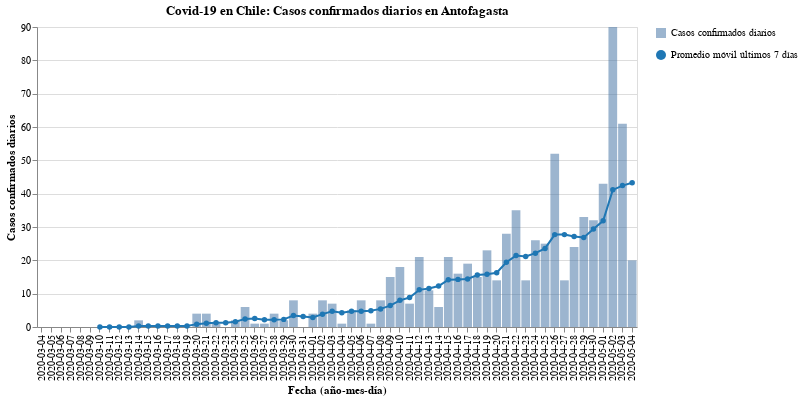

Notebook source saved alongside this figure:
### Code cell
#hide_input
bars, line = my_cases_plot(region)
(bars + line).properties(
    title=f'Covid-19 en Chile: Casos confirmados diarios en {region}',
    width=600
)

### Figure 1 — Vega-Lite specification as saved in the notebook (floating-point values rounded to 4 significant figures)
{"config": {"view": {"continuousWidth": 400, "continuousHeight": 300}}, "layer": [{"mark": {"type": "bar", "opacity": 0.7}, "encoding": {"opacity": {"type": "nominal", "field": "Casos confirmados diarios", "legend": {"title": ""}}, "tooltip": [{"type": "nominal", "field": "Fecha"}, {"type": "quantitative", "field": "Casos confirmados"}], "x": {"type": "nominal", "axis": {"title": "Fecha (año-mes-día)"}, "field": "Fecha"}, "y": {"type": "quantitative", "axis": {"title": "Casos confirmados diarios"}, "field": "Casos confirmados"}}}, {"mark": {"type": "line", "color": "#1f77b4", "point": {"filled": true, "fill": "#1f77b4"}}, "encoding": {"shape": {"type": "nominal", "field": "Promedio móvil últimos 7 días", "legend": {"title": ""}}, "x": {"type": "nominal", "axis": {"title": "Fecha (año-mes-día)"}, "field": "Fecha"}, "y": {"type": "quantitative", "field": "Rolling"}}}], "data": {"name": "data-09986e38f0dff30f8ceca36cf4ebcef0"}, "title": "Covid-19 en Chile: Casos confirmados diarios en Antofagasta", "width": 600, "$schema": "https://vega.github.io/schema/vega-lite/v4.8.1.json", "datasets": {"data-09986e38f0dff30f8ceca36cf4ebcef0": [{"Fecha": "2020-03-04", "Casos confirmados": 0, "Rolling": null, "Casos confirmados diarios": "Casos confirmados diarios", "Promedio móvil últimos 7 días": "Promedio móvil últimos 7 días"}, {"Fecha": "2020-03-05", "Casos confirmados": 0, "Rolling": null, "Casos confirmados diarios": "Casos confirmados diarios", "Promedio móvil últimos 7 días": "Promedio móvil últimos 7 días"}, {"Fecha": "2020-03-06", "Casos confirmados": 0, "Rolling": null, "Casos confirmados diarios": "Casos confirmados diarios", "Promedio móvil últimos 7 días": "Promedio móvil últimos 7 días"}, {"Fecha": "2020-03-07", "Casos confirmados": 0, "Rolling": null, "Casos confirmados diarios": "Casos confirmados diarios", "Promedio móvil últimos 7 días": "Promedio móvil últimos 7 días"}, {"Fecha": "2020-03-08", "Casos confirmados": 0, "Rolling": null, "Casos confirmados diarios": "Casos confirmados diarios", "Promedio móvil últimos 7 días": "Promedio móvil últimos 7 días"}, {"Fecha": "2020-03-09", "Casos confirmados": 0, "Rolling": null, "Casos confirmados diarios": "Casos confirmados diarios", "Promedio móvil últimos 7 días": "Promedio móvil últimos 7 días"}, {"Fecha": "2020-03-10", "Casos confirmados": 0, "Rolling": 0.0, "Casos confirmados diarios": "Casos confirmados diarios", "Promedio móvil últimos 7 días": "Promedio móvil últimos 7 días"}, {"Fecha": "2020-03-11", "Casos confirmados": 0, "Rolling": 0.0, "Casos confirmados diarios": "Casos confirmados diarios", "Promedio móvil últimos 7 días": "Promedio móvil últimos 7 días"}, {"Fecha": "2020-03-12", "Casos confirmados": 0, "Rolling": 0.0, "Casos confirmados diarios": "Casos confirmados diarios", "Promedio móvil últimos 7 días": "Promedio móvil últimos 7 días"}, {"Fecha": "2020-03-13", "Casos confirmados": 0, "Rolling": 0.0, "Casos confirmados diarios": "Casos confirmados diarios", "Promedio móvil últimos 7 días": "Promedio móvil últimos 7 días"}, {"Fecha": "2020-03-14", "Casos confirmados": 2, "Rolling": 0.2857, "Casos confirmados diarios": "Casos confirmados diarios", "Promedio móvil últimos 7 días": "Promedio móvil últimos 7 días"}, {"Fecha": "2020-03-15", "Casos confirmados": 0, "Rolling": 0.2857, "Casos confirmados diarios": "Casos confirmados diarios", "Promedio móvil últimos 7 días": "Promedio móvil últimos 7 días"}, {"Fecha": "2020-03-16", "Casos confirmados": 0, "Rolling": 0.2857, "Casos confirmados diarios": "Casos confirmados diarios", "Promedio móvil últimos 7 días": "Promedio móvil últimos 7 días"}, {"Fecha": "2020-03-17", "Casos confirmados": 0, "Rolling": 0.2857, "Casos confirmados diarios": "Casos confirmados diarios", "Promedio móvil últimos 7 días": "Promedio móvil últimos 7 días"}, {"Fecha": "2020-03-18", "Casos confirmados": 0, "Rolling": 0.2857, "Casos confirmados diarios": "Casos confirmados diarios", "Promedio móvil últimos 7 días": "Promedio móvil últimos 7 días"}, {"Fecha": "2020-03-19", "Casos confirmados": 0, "Rolling": 0.2857, "Casos confirmados diarios": "Casos confirmados diarios", "Promedio móvil últimos 7 días": "Promedio móvil últimos 7 días"}, {"Fecha": "2020-03-20", "Casos confirmados": 4, "Rolling": 0.8571, "Casos confirmados diarios": "Casos confirmados diarios", "Promedio móvil últimos 7 días": "Promedio móvil últimos 7 días"}, {"Fecha": "2020-03-21", "Casos confirmados": 4, "Rolling": 1.143, "Casos confirmados diarios": "Casos confirmados diarios", "Promedio móvil últimos 7 días": "Promedio móvil últimos 7 días"}, {"Fecha": "2020-03-22", "Casos confirmados": 1, "Rolling": 1.286, "Casos confirmados diarios": "Casos confirmados diarios", "Promedio móvil últimos 7 días": "Promedio móvil últimos 7 días"}, {"Fecha": "2020-03-23", "Casos confirmados": 0, "Rolling": 1.286, "Casos confirmados diarios": "Casos confirmados diarios", "Promedio móvil últimos 7 días": "Promedio móvil últimos 7 días"}, {"Fecha": "2020-03-24", "Casos confirmados": 2, "Rolling": 1.571, "Casos confirmados diarios": "Casos confirmados diarios", "Promedio móvil últimos 7 días": "Promedio móvil últimos 7 días"}, {"Fecha": "2020-03-25", "Casos confirmados": 6, "Rolling": 2.429, "Casos confirmados diarios": "Casos confirmados diarios", "Promedio móvil últimos 7 días": "Promedio móvil últimos 7 días"}, {"Fecha": "2020-03-26", "Casos confirmados": 1, "Rolling": 2.571, "Casos confirmados diarios": "Casos confirmados diarios", "Promedio móvil últimos 7 días": "Promedio móvil últimos 7 días"}, {"Fecha": "2020-03-27", "Casos confirmados": 1, "Rolling": 2.143, "Casos confirmados diarios": "Casos confirmados diarios", "Promedio móvil últimos 7 días": "Promedio móvil últimos 7 días"}, {"Fecha": "2020-03-28", "Casos confirmados": 4, "Rolling": 2.143, "Casos confirmados diarios": "Casos confirmados diarios", "Promedio móvil últimos 7 días": "Promedio móvil últimos 7 días"}, {"Fecha": "2020-03-29", "Casos confirmados": 2, "Rolling": 2.286, "Casos confirmados diarios": "Casos confirmados diarios", "Promedio móvil últimos 7 días": "Promedio móvil últimos 7 días"}, {"Fecha": "2020-03-30", "Casos confirmados": 8, "Rolling": 3.429, "Casos confirmados diarios": "Casos confirmados diarios", "Promedio móvil últimos 7 días": "Promedio móvil últimos 7 días"}, {"Fecha": "2020-03-31", "Casos confirmados": 0, "Rolling": 3.143, "Casos confirmados diarios": "Casos confirmados diarios", "Promedio móvil últimos 7 días": "Promedio móvil últimos 7 días"}, {"Fecha": "2020-04-01", "Casos confirmados": 4, "Rolling": 2.857, "Casos confirmados diarios": "Casos confirmados diarios", "Promedio móvil últimos 7 días": "Promedio móvil últimos 7 días"}, {"Fecha": "2020-04-02", "Casos confirmados": 8, "Rolling": 3.857, "Casos confirmados diarios": "Casos confirmados diarios", "Promedio móvil últimos 7 días": "Promedio móvil últimos 7 días"}, {"Fecha": "2020-04-03", "Casos confirmados": 7, "Rolling": 4.714, "Casos confirmados diarios": "Casos confirmados diarios", "Promedio móvil últimos 7 días": "Promedio móvil últimos 7 días"}, {"Fecha": "2020-04-04", "Casos confirmados": 1, "Rolling": 4.286, "Casos confirmados diarios": "Casos confirmados diarios", "Promedio móvil últimos 7 días": "Promedio móvil últimos 7 días"}, {"Fecha": "2020-04-05", "Casos confirmados": 5, "Rolling": 4.714, "Casos confirmados diarios": "Casos confirmados diarios", "Promedio móvil últimos 7 días": "Promedio móvil últimos 7 días"}, {"Fecha": "2020-04-06", "Casos confirmados": 8, "Rolling": 4.714, "Casos confirmados diarios": "Casos confirmados diarios", "Promedio móvil últimos 7 días": "Promedio móvil últimos 7 días"}, {"Fecha": "2020-04-07", "Casos confirmados": 1, "Rolling": 4.857, "Casos confirmados diarios": "Casos confirmados diarios", "Promedio móvil últimos 7 días": "Promedio móvil últimos 7 días"}, {"Fecha": "2020-04-08", "Casos confirmados": 8, "Rolling": 5.429, "Casos confirmados diarios": "Casos confirmados diarios", "Promedio móvil últimos 7 días": "Promedio móvil últimos 7 días"}, {"Fecha": "2020-04-09", "Casos confirmados": 15, "Rolling": 6.429, "Casos confirmados diarios": "Casos confirmados diarios", "Promedio móvil últimos 7 días": "Promedio móvil últimos 7 días"}, {"Fecha": "2020-04-10", "Casos confirmados": 18, "Rolling": 8.0, "Casos confirmados diarios": "Casos confirmados diarios", "Promedio móvil últimos 7 días": "Promedio móvil últimos 7 días"}, {"Fecha": "2020-04-11", "Casos confirmados": 7, "Rolling": 8.857, "Casos confirmados diarios": "Casos confirmados diarios", "Promedio móvil últimos 7 días": "Promedio móvil últimos 7 días"}, {"Fecha": "2020-04-12", "Casos confirmados": 21, "Rolling": 11.14, "Casos confirmados diarios": "Casos confirmados diarios", "Promedio móvil últimos 7 días": "Promedio móvil últimos 7 días"}, {"Fecha": "2020-04-13", "Casos confirmados": 11, "Rolling": 11.57, "Casos confirmados diarios": "Casos confirmados diarios", "Promedio móvil últimos 7 días": "Promedio móvil últimos 7 días"}, {"Fecha": "2020-04-14", "Casos confirmados": 6, "Rolling": 12.29, "Casos confirmados diarios": "Casos confirmados diarios", "Promedio móvil últimos 7 días": "Promedio móvil últimos 7 días"}, {"Fecha": "2020-04-15", "Casos confirmados": 21, "Rolling": 14.14, "Casos confirmados diarios": "Casos confirmados diarios", "Promedio móvil últimos 7 días": "Promedio móvil últimos 7 días"}, {"Fecha": "2020-04-16", "Casos confirmados": 16, "Rolling": 14.29, "Casos confirmados diarios": "Casos confirmados diarios", "Promedio móvil últimos 7 días": "Promedio móvil últimos 7 días"}, {"Fecha": "2020-04-17", "Casos confirmados": 19, "Rolling": 14.43, "Casos confirmados diarios": "Casos confirmados diarios", "Promedio móvil últimos 7 días": "Promedio móvil últimos 7 días"}, {"Fecha": "2020-04-18", "Casos confirmados": 15, "Rolling": 15.57, "Casos confirmados diarios": "Casos confirmados diarios", "Promedio móvil últimos 7 días": "Promedio móvil últimos 7 días"}, {"Fecha": "2020-04-19", "Casos confirmados": 23, "Rolling": 15.86, "Casos confirmados diarios": "Casos confirmados diarios", "Promedio móvil últimos 7 días": "Promedio móvil últimos 7 días"}, {"Fecha": "2020-04-20", "Casos confirmados": 14, "Rolling": 16.29, "Casos confirmados diarios": "Casos confirmados diarios", "Promedio móvil últimos 7 días": "Promedio móvil últimos 7 días"}, {"Fecha": "2020-04-21", "Casos confirmados": 28, "Rolling": 19.43, "Casos confirmados diarios": "Casos confirmados diarios", "Promedio móvil últimos 7 días": "Promedio móvil últimos 7 días"}, {"Fecha": "2020-04-22", "Casos confirmados": 35, "Rolling": 21.43, "Casos confirmados diarios": "Casos confirmados diarios", "Promedio móvil últimos 7 días": "Promedio móvil últimos 7 días"}, {"Fecha": "2020-04-23", "Casos confirmados": 14, "Rolling": 21.14, "Casos confirmados diarios": "Casos confirmados diarios", "Promedio móvil últimos 7 días": "Promedio móvil últimos 7 días"}, {"Fecha": "2020-04-24", "Casos confirmados": 26, "Rolling": 22.14, "Casos confirmados diarios": "Casos confirmados diarios", "Promedio móvil últimos 7 días": "Promedio móvil últimos 7 días"}, {"Fecha": "2020-04-25", "Casos confirmados": 25, "Rolling": 23.57, "Casos confirmados diarios": "Casos confirmados diarios", "Promedio móvil últimos 7 días": "Promedio móvil últimos 7 días"}, {"Fecha": "2020-04-26", "Casos confirmados": 52, "Rolling": 27.71, "Casos confirmados diarios": "Casos confirmados diarios", "Promedio móvil últimos 7 días": "Promedio móvil últimos 7 días"}, {"Fecha": "2020-04-27", "Casos confirmados": 14, "Rolling": 27.71, "Casos confirmados diarios": "Casos confirmados diarios", "Promedio móvil últimos 7 días": "Promedio móvil últimos 7 días"}, {"Fecha": "2020-04-28", "Casos confirmados": 24, "Rolling": 27.14, "Casos confirmados diarios": "Casos confirmados diarios", "Promedio móvil últimos 7 días": "Promedio móvil últimos 7 días"}, {"Fecha": "2020-04-29", "Casos confirmados": 33, "Rolling": 26.86, "Casos confirmados diarios": "Casos confirmados diarios", "Promedio móvil últimos 7 días": "Promedio móvil últimos 7 días"}, {"Fecha": "2020-04-30", "Casos confirmados": 32, "Rolling": 29.43, "Casos confirmados diarios": "Casos confirmados diarios", "Promedio móvil últimos 7 días": "Promedio móvil últimos 7 días"}, {"Fecha": "2020-05-01", "Casos confirmados": 43, "Rolling": 31.86, "Casos confirmados diarios": "Casos confirmados diarios", "Promedio móvil últimos 7 días": "Promedio móvil últimos 7 días"}, {"Fecha": "2020-05-02", "Casos confirmados": 90, "Rolling": 41.14, "Casos confirmados diarios": "Casos confirmados diarios", "Promedio móvil últimos 7 días": "Promedio móvil últimos 7 días"}, {"Fecha": "2020-05-03", "Casos confirmados": 61, "Rolling": 42.43, "Casos confirmados diarios": "Casos confirmados diarios", "Promedio móvil últimos 7 días": "Promedio móvil últimos 7 días"}, {"Fecha": "2020-05-04", "Casos confirmados": 20, "Rolling": 43.29, "Casos confirmados diarios": "Casos confirmados diarios", "Promedio móvil últimos 7 días": "Promedio móvil últimos 7 días"}]}}
